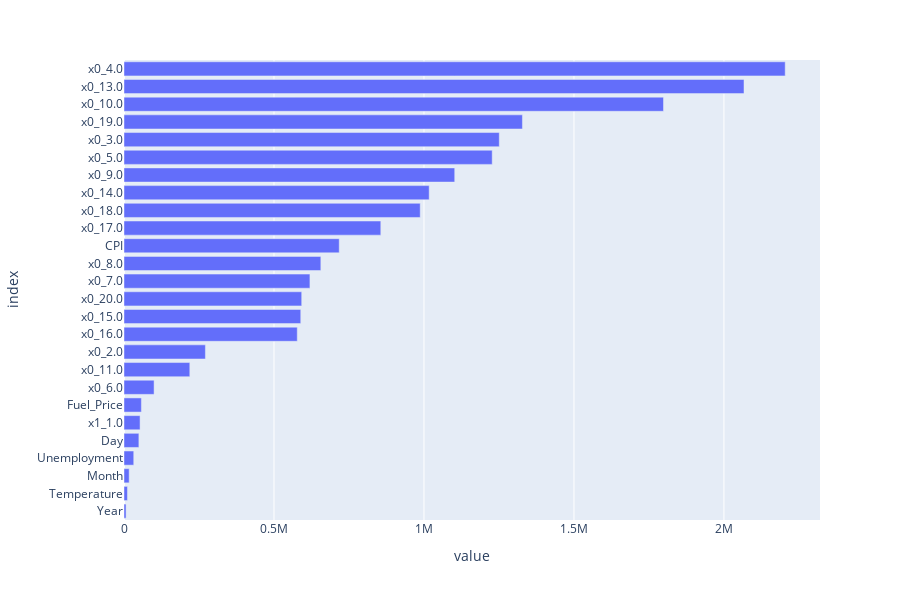

Notebook source saved alongside this figure:
### Code cell
fig = px.bar(feature_importance, orientation = 'h')
fig.update_layout(showlegend = False, 
                  margin = {'l': 120}, # to avoid cropping of column names
                  height=600
                 )
fig.show()

### Figure 1 — Plotly figure (JSON) as saved in the notebook; plotly's stock layout.template omitted (floating-point values rounded to 4 significant figures)
{"data": [{"alignmentgroup": "True", "hovertemplate": "variable=coefficients<br>value=%{x}<br>index=%{y}<extra></extra>", "legendgroup": "coefficients", "marker": {"color": "#636efa", "pattern": {"shape": ""}}, "name": "coefficients", "offsetgroup": "coefficients", "orientation": "h", "showlegend": true, "textposition": "auto", "type": "bar", "x": [6895.0, 11460.0, 17240.0, 32480.0, 49590.0, 53530.0, 57980.0, 100300.0, 219400.0, 271300.0, 577600.0, 589300.0, 592400.0, 619800.0, 656200.0, 717500.0, 856100.0, 987500.0, 1017000.0, 1103000.0, 1227000.0, 1251000.0, 1328000.0, 1798000.0, 2067000.0, 2204000.0], "xaxis": "x", "y": ["Year", "Temperature", "Month", "Unemployment", "Day", "x1_1.0", "Fuel_Price", "x0_6.0", "x0_11.0", "x0_2.0", "x0_16.0", "x0_15.0", "x0_20.0", "x0_7.0", "x0_8.0", "CPI", "x0_17.0", "x0_18.0", "x0_14.0", "x0_9.0", "x0_5.0", "x0_3.0", "x0_19.0", "x0_10.0", "x0_13.0", "x0_4.0"], "yaxis": "y"}], "layout": {"barmode": "relative", "height": 600, "legend": {"title": {"text": "variable"}, "tracegroupgap": 0}, "margin": {"l": 120, "t": 60}, "showlegend": false, "xaxis": {"anchor": "y", "domain": [0, 1], "title": {"text": "value"}}, "yaxis": {"anchor": "x", "domain": [0, 1], "title": {"text": "index"}}}}
